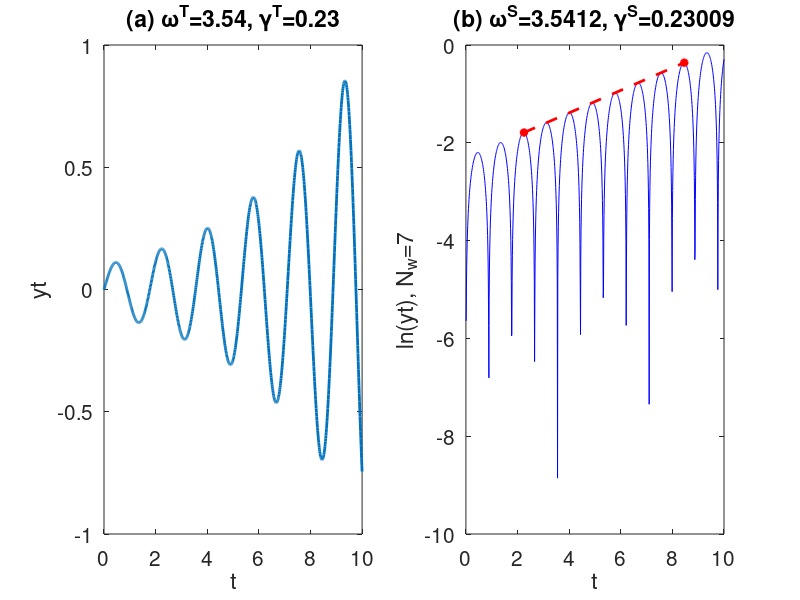

The MATLAB source for this figure:
% Hua-sheng XIE, 2015-05-10
close all;clear;clc;
w=3.54+0.23i; nt=1000; dt=0.01; tt=linspace(0,nt*dt,nt+1);
yt=0.1*sin(real(w).*tt).*exp(imag(w).*tt);
figure('DefaultAxesFontSize',15);
subplot(121); plot(tt,yt,'LineWidth',2); hold on;
xlabel('t'); ylabel('yt');
title(['(a) \omega^T=',num2str(real(w)),', \gamma^T=',num2str(imag(w))]);
% Find the corresponding indexes of the extreme max values 
it0=floor(nt*2/10); it1=floor(nt*9/10);
lnyt=log(yt); yy=lnyt(it0:it1);
extrMaxIndex = find(diff(sign(diff(yy)))==-2)+1;
t1=tt(it0+extrMaxIndex(1));t2=tt(it0+extrMaxIndex(end));
y1=yy(extrMaxIndex(1));y2=yy(extrMaxIndex(end));
subplot(122); plot(tt,lnyt,'b',[t1,t2],[y1,y2],'r*--','LineWidth',2);
Nw=length(extrMaxIndex)-1; omega=pi/((t2-t1)/Nw);
gammas=(real(y2)-real(y1))/(t2-t1);
title(['(b) \omega^S=',num2str(omega),', \gamma^S=',num2str(gammas)]);
xlabel('t'); ylabel(['ln(yt), N_w=',num2str(Nw)]);
